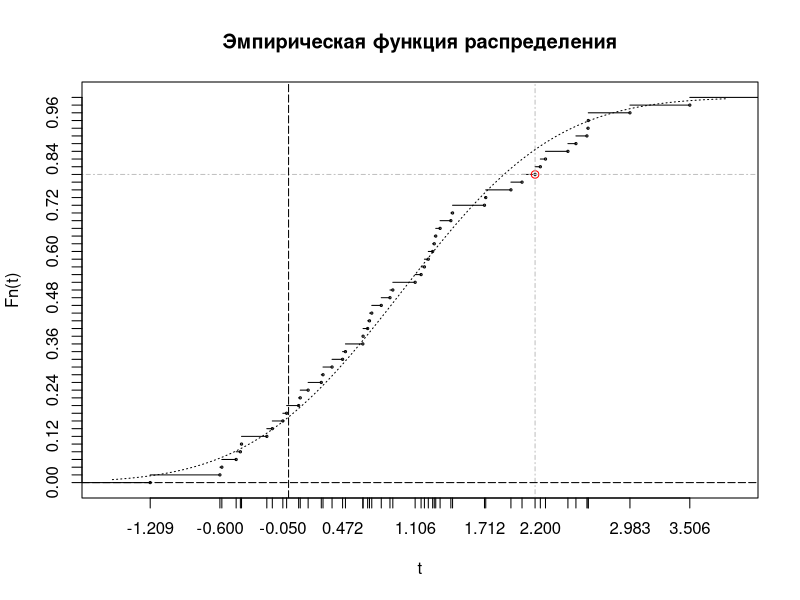
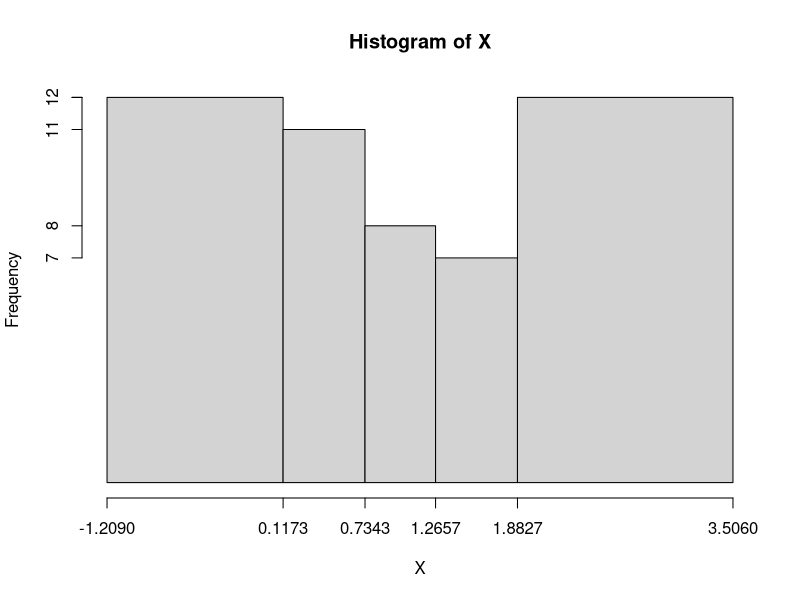

Write the R code that produced these figures, in order.
a <- 1
disp <- 1.1

Y <- c( 1.221,  1.273, 1.158, 2.154,  0.088, -0.583, 1.418,  0.102, 0.380,  2.619,
        1.286,  2.200, 1.187, 1.324, -0.600,  0.727, 2.511,  1.943, 0.301,  2.040)

Z <- c(-0.190,  2.607, 0.810, 0.691,  1.712, -1.209, 0.472, -0.142, 0.497, -0.421,
        0.651, -0.458, 0.707, 2.245, -0.017,  0.649, 1.433,  0.886, 0.286,  0.911,
       -0.050, -0.411, 1.106, 3.506,  2.617,  0.171, 2.441,  2.983, 1.259,  1.723)

X <- c(Y,Z)

# Эти числа задают разбиение выборки для критерия хи-квадрат.
# !!!
# !!! Их следует изменить так, чтобы все значения вектора npi были >= 8..10 и отличались не более чем на 0.1
# !!! и
# !!! число точек в каждой области было ~ npi.
# !!!
# min и max менять нет смысла, от них ничего не зависит.
zones <- c(min(X), 0.1173, 0.7343, 1.2657, 1.8827, max(X))

## Всё, что ниже, почти наверняка не надо исправлять.
## (Но желательно прочесть, чтобы знать, что происходит).

n <- length(X)
m <- length(Y)
k <- length(Z)

F <- function(x) { pnorm(x, mean=a, sd=sqrt(disp)) }
Fn <- stepfun(X[order(X)], c(0:n)/n, right = TRUE)



### Calc stats.
X_  <- mean(X)
S12 <- 1/n * sum((X - a)^2) 
S02 <- 1/(n-1) * sum((X - X_)^2)

Y_   <- mean(Y)
S02y <- 1/(m-1)*sum((Y - Y_)^2)

Z_   <- mean(Z)
S02z <- 1/(k-1)*sum((Z - Z_)^2)



### Kolmogorov criteria.
diff1 <- abs(Fn(X) - F(X))      # Проверяем и справа от разрыва
diff2 <- abs(ecdf(X)(X) - F(X)) # и слева
diff <- c(diff1, diff2)
Dk <- max(diff)              # Расстояние Колмогорова.
point.idx <- which.max(diff) # Номер точки, в которой достигается максимум расстояния.

# Задаём координаты точки, в которой был достигнут максимум расстояния.
if (point.idx <= n) {
  point <- X[point.idx]
  point.val <- Fn(point)
} else {
  point <- X[point.idx - n]
  point.val <- ecdf(X)(point)
}


### Draw empirical distribution function.
plot(Fn, main="Эмпирическая функция распределения", xlab="t", ylab="Fn(t)",
     cex=.3, xaxt="n", yaxt="n", verticals=FALSE)

# Отметим точку, в которой дистигается максимум расстояния Колмогорова.
points(point, point.val, col="red")
abline(v=point, h=point.val, col="grey", lty=4)

# Проведём пунктиром график истинного распределения.
points <- seq(min(X)-0.33, max(X)+0.33, length.out = 200)
lines(points, F(points), lty=3)

# Поставим на оси Х метки на точках из выборки,
axis(side=1, at=X)
# а на оси Y -- метки на скачках э.ф.р.
axis(side=2, at=c(0:n)/n)

# Проведём оси координат
abline(h=0,v=0, lty=5)


### hi^2 criteria.
# Построим гистограмму. 
Xhist <- hist(X, breaks=zones, plot=FALSE) 
plot(Xhist, xaxt="n", yaxt="n", freq=TRUE)   # Нарисуем её,
axis(side=1, at=Xhist$breaks)                # пометив на оси X границы областей,
axis(side=2, at=Xhist$counts)                # а на оси Y - высоты столбцов.

# Функция для вычисления n*(вероятность попасть в [a, b])
np_ab <- function(a,b) {  n*(F(b) - F(a)) }

# helper-функция, чтобы интеграл от крайних областей считался до -+inf
np_vector <- function(breaks) {
  lbreaks <- breaks[2:(length(breaks)-2)] # выбираем только левые границы внутренних интервалов
  rbreaks <- breaks[3:(length(breaks)-1)] # и только правые
  c(n*F(breaks[2]), np_ab(lbreaks, rbreaks), n*(1 - F(breaks[length(breaks)-1])))
}

# Считаем теоретическую вероятность попадания в каждую из областей
npi <- np_vector(Xhist$breaks)

# Вычисляем n*(расстояние хи-квадрат)
nDhi <- sum((Xhist$counts - npi)^2/npi)

# Вычисляем реально достигнутый уровень значимости
RDUZhi <- 1 - pchisq(nDhi, length(Xhist$counts)-3)



# Part 3
tau <- (Y_ - Z_)/sqrt((m-1)*S02y + (k-1)*S02z) * sqrt(m+k-2)/sqrt(1/m+1/k)